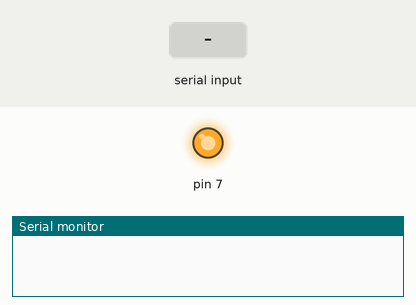
A sketch run on a simulated Arduino Uno, built with avr-gcc and run on an emulated ATmega328P. Parts: output pins drawn as LEDs (lit = HIGH), the last lines printed to the serial monitor. The inputs (shaded band) are chosen by the test bench.

Above: at 1.2 s.
1.3 s: "2" received over Serial
At 2.1 s:
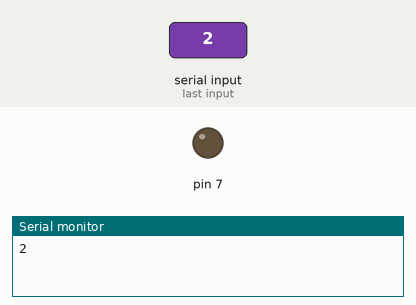
3.3 s: "3" received over Serial
At 4.8 s:
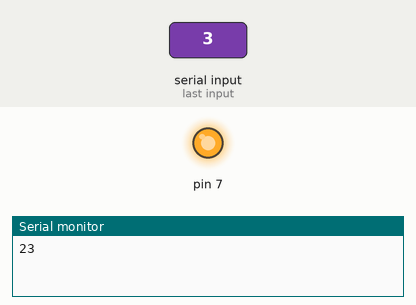
Timing chart, 0 to 6.3 s (numbered marks = the images above; inputs shaded):
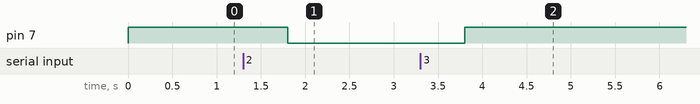

The sketch:

FPI-6.ino
```cpp
#include <AccelStepper.h>
#define dirPin 8
#define stepPin 9
#define motorInterfaceType 1
// Create a new instance of the AccelStepper class:
AccelStepper stepper = AccelStepper(motorInterfaceType, stepPin, dirPin);
char serialData;


void setup() {
  Serial.begin(9600);
  pinMode(7, OUTPUT);
  stepper.setMaxSpeed(200);
  stepper.setAcceleration(100);
  digitalWrite(7, HIGH);
}
void loop()
{
  if(Serial.available() > 0)
  {
    serialData = Serial.read();
    Serial.print(serialData);
  }
  if(serialData == '1')
  {
    delay(5000);
    stepper.moveTo(4800);
    stepper.runToPosition();
  }
  else if(serialData == '0')
  {
    delay(1000);
    stepper.moveTo(0);
    stepper.runToPosition();
    delay(500);
  }
  else if(serialData == '2')
  {
    delay(500);
    digitalWrite(7, LOW);
  }
  else if(serialData == '3')
  {
    delay(500);
    digitalWrite(7,HIGH);
  }
}
```

Measured:
- after the input at 1.3 s, pin 7: HIGH → LOW after 0.50 s
- after the input at 3.3 s, pin 7: LOW → HIGH after 0.50 s
